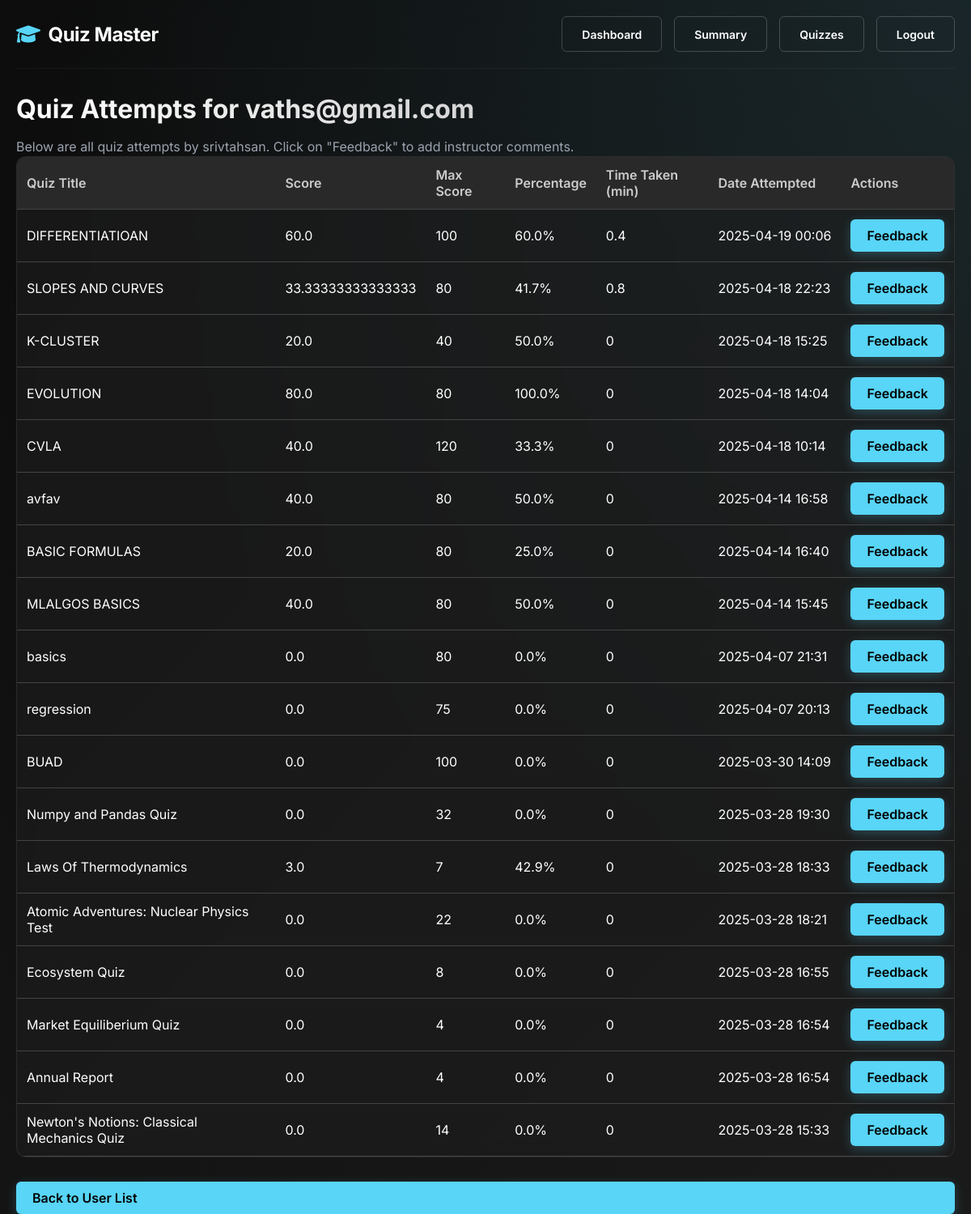
Screenshot of /admin/view_users?user_id=2 (signed in) with the database file from the repository.
### models.py (models this page shows, shortened)
class User(db.Model):
    __tablename__ = 'users'
    id = db.Column(db.Integer, primary_key=True)
    username = db.Column(db.String(50), unique=True, nullable=False, index=True)
    password = db.Column(db.String(100), nullable=False)
    full_name = db.Column(db.String(100))
    email = db.Column(db.String(120), unique=True)
    dob = db.Column(db.Date)
    contact_no = db.Column(db.String(15))
    role = db.Column(db.String(20), default="user")
    profile_image = db.Column(db.String(200))
    created_at = db.Column(db.DateTime, default=datetime.utcnow)
    last_login = db.Column(db.DateTime)
    is_active = db.Column(db.Boolean, default=True)
    scores = db.relationship('Score', backref='user', lazy='dynamic', cascade="all, delete-orphan")
    question_attempts = db.relationship('QuestionAttempt', backref='user', lazy='dynamic')
    comments_received = db.relationship('ScoreComment', backref='user',
                                        primaryjoin="User.id==Score.user_id",
                                        secondary="scores",
                                        viewonly=True)

class Quiz(db.Model):
    __tablename__ = 'quizzes'
    id = db.Column(db.Integer, primary_key=True)
    name = db.Column(db.String(120), nullable=False, index=True)
    chapter_id = db.Column(db.Integer, db.ForeignKey('chapters.id'), nullable=False)
    description = db.Column(db.Text)
    instructions = db.Column(db.Text)
    quiz_type = db.Column(db.String(20), default="assessment")
    passing_score = db.Column(db.Float, default=0.0)  # Minimum score to pass
    allow_retake = db.Column(db.Boolean, default=True)
    max_attempts = db.Column(db.Integer, default=1)  # 0 means unlimited
    show_answers = db.Column(db.Boolean, default=True)  # Show correct answers after quiz
    randomize_questions = db.Column(db.Boolean, default=False)
    date_of_quiz = db.Column(db.Date)
    time_duration = db.Column(db.Integer)  # Duration in minutes
    start_time = db.Column(db.DateTime, index=True)
    end_time = db.Column(db.DateTime, index=True)
    is_active = db.Column(db.Boolean, default=True)
    created_at = db.Column(db.DateTime, default=datetime.utcnow)
    created_by = db.Column(db.Integer, db.ForeignKey('users.id'))
    questions = db.relationship('Question', backref='quiz', cascade="all, delete-orphan", lazy=True)
    scores = db.relationship('Score', backref='quiz', cascade="all, delete-orphan", lazy=True)
    tags = db.relationship('QuizTag', backref='quiz', cascade="all, delete-orphan", lazy=True)
    creator = db.relationship('User', foreign_keys=[created_by], backref='created_quizzes')

class Score(db.Model):
    __tablename__ = 'scores'
    id = db.Column(db.Integer, primary_key=True)
    quiz_id = db.Column(db.Integer, db.ForeignKey('quizzes.id'), nullable=False)
    user_id = db.Column(db.Integer, db.ForeignKey('users.id'), nullable=False)
    total_scored = db.Column(db.Float, nullable=False, default=0.0)
    time_spent = db.Column(db.Integer, nullable=False, default=0)  # in seconds
    time_stamp_of_attempt = db.Column(db.DateTime, default=datetime.utcnow, index=True)
    completion_status = db.Column(db.String(20), default='Completed')  # Completed, Partial, Abandoned
    total_questions = db.Column(db.Integer, default=0)
    questions_answered = db.Column(db.Integer, default=0)
    questions_correct = db.Column(db.Integer, default=0)
    percentile = db.Column(db.Float)  # Calculated percentile compared to others
    ip_address = db.Column(db.String(45))  # For security logging
    attempt_number = db.Column(db.Integer, default=1)  # For tracking multiple attempts
    device_info = db.Column(db.String(200))  # User agent or device info
    question_attempts = db.relationship('QuestionAttempt', backref='score', cascade="all, delete-orphan", lazy=True)
    comments = db.relationship('ScoreComment', backref='score', cascade="all, delete-orphan", lazy=True)
    __table_args__ = (
        db.UniqueConstraint('quiz_id', 'user_id', 'attempt_number', name='_quiz_user_attempt_uc'),
    )

### routes.py (the view)
@app_routes.route("/admin/view_users")
def view_users():
    if session.get("role") != "admin":
        flash("Access denied! Admins only.", "danger")
        return redirect(url_for("app_routes.login"))
    user_id = request.args.get("user_id")
    if user_id:
        user = User.query.get(user_id)
        if not user:
            flash("User not found.", "danger")
            return redirect(url_for("app_routes.view_users"))
        attempts = Score.query.filter_by(user_id=user_id).order_by(Score.time_stamp_of_attempt.desc()).all()
        detailed_attempts = []
        for attempt in attempts:
            quiz = Quiz.query.get(attempt.quiz_id)
            if not quiz:
                continue
            questions = Question.query.filter_by(quiz_id=quiz.id).all()
            max_score = sum(q.marks for q in questions) if questions else 0
            percentage = (attempt.total_scored / max_score * 100) if max_score > 0 else 0
            detailed_attempts.append({
                'quiz_name': quiz.name,
                'score': attempt.total_scored,
                'max_score': max_score,
                'percentage': percentage,
                'time_spent': round(attempt.time_spent / 60, 1) if attempt.time_spent else 0,  # in minutes
                'date': attempt.time_stamp_of_attempt,
                'score_id': attempt.id
            })
        return render_template("view_users.html", user=user, attempts=detailed_attempts)
    else:
        users = User.query.all()
        return render_template("view_users.html", users=users)

### routes.py (called while the page is built)
@app_routes.context_processor
def inject_responsive_elements():
    is_mobile = request.user_agent.platform in ['android', 'iphone'] or \
                'mobile' in request.user_agent.string.lower()
    return {
        'is_mobile': is_mobile,
        'current_year': datetime.now().year
    }  # Fixed: Added missing closing brace

### templates/admin/view_users.html (shortened to what this page needs)
{% extends "base.html" %}
{% block content %}
<div class="page-header">
    {% if user %}
        <h1 class="page-title">Quiz Attempts for {{ user.username }}</h1>
        <p class="page-subtitle">Below are all quiz attempts by {{ user.full_name or user.username }}. Click on "Feedback" to add instructor comments.</p>
    {% else %}
        <h1 class="page-title">System Users</h1>
        <p class="page-subtitle">Select a user to view detailed quiz attempts and provide feedback.</p>
    {% endif %}
</div>
{% if user %}
    <div class="data-card">
        <div class="table-responsive">
            <table class="data-table">
                <thead>
                    <tr>
                        <th>Quiz Title</th>
                        <th>Score</th>
                        <th>Max Score</th>
                        <th>Percentage</th>
                        <th>Time Taken (min)</th>
                        <th>Date Attempted</th>
                        <th>Actions</th>
                    </tr>
                </thead>
                <tbody>
                    {% if attempts and attempts|length > 0 %}
                        {% for attempt in attempts %}
                        <tr>
                            <td>{{ attempt.quiz_name }}</td>
                            <td>{{ attempt.score }}</td>
                            <td>{{ attempt.max_score }}</td>
                            <td>{{ attempt.percentage|round(1) }}%</td>
                            <td>{{ attempt.time_spent }}</td>
                            <td class="date-cell">{{ attempt.date.strftime('%Y-%m-%d %H:%M') }}</td>
                            <td>
                                <a href="{{ url_for('app_routes.add_score_comment', score_id=attempt.score_id) }}" class="action-btn">Feedback</a>
                            </td>
                        </tr>
                        {% endfor %}
                    {% else %}
                        <tr>
                            <td colspan="7" class="empty-state">No quiz attempts found for this user.</td>
                        </tr>
                    {% endif %}
                </tbody>
            </table>
        </div>
    </div>
    <div>
        <a href="{{ url_for('app_routes.view_users') }}" class="action-btn">Back to User List</a>
    </div>
{% endif %}
{% endblock %}

### rows the page displays
User: username "vaths@gmail.com", full_name "srivtahsan"
Quiz: quiz_name "DIFFERENTIATIOAN"
Score: score "60.0", date "2025-04-19 00:06"
Quiz: quiz_name "SLOPES AND CURVES"
Score: score "33.33333333333333", date "2025-04-18 22:23"
Quiz: quiz_name "K-CLUSTER"
Score: score "20.0", date "2025-04-18 15:25"
Quiz: quiz_name "EVOLUTION"
Score: score "80.0", date "2025-04-18 14:04"
Quiz: quiz_name "CVLA"
Score: score "40.0", date "2025-04-18 10:14"
Quiz: quiz_name "avfav"
Score: score "40.0", date "2025-04-14 16:58"
Quiz: quiz_name "BASIC FORMULAS"
Score: score "20.0", date "2025-04-14 16:40"
Quiz: quiz_name "MLALGOS BASICS"
Score: score "40.0", date "2025-04-14 15:45"
Quiz: quiz_name "basics"
Score: score "0.0", date "2025-04-07 21:31"
Quiz: quiz_name "regression"
Score: score "0.0", date "2025-04-07 20:13"
Quiz: quiz_name "BUAD"
Score: score "0.0", date "2025-03-30 14:09"
Quiz: quiz_name "Numpy and Pandas Quiz"
Score: score "0.0", date "2025-03-28 19:30"
Quiz: quiz_name "Laws Of Thermodynamics"
Score: score "3.0", date "2025-03-28 18:33"
Quiz: quiz_name "Atomic Adventures: Nuclear Physics Test"
Score: score "0.0", date "2025-03-28 18:21"
Quiz: quiz_name "Ecosystem Quiz"
Score: score "0.0", date "2025-03-28 16:55"
Quiz: quiz_name "Market Equiliberium Quiz"
Score: score "0.0", date "2025-03-28 16:54"
Quiz: quiz_name "Annual Report"
Score: score "0.0", date "2025-03-28 16:54"
Quiz: quiz_name "Newton's Notions: Classical Mechanics Quiz"
Score: score "0.0", date "2025-03-28 15:33"

### other values shown
{{ attempt.max_score }} "100" "80" "40" "80" "120" "80" "80" "80" "80" "75" "100" "32" "7" "22" "8" "4" "4" "14"
{{ attempt.percentage|round(1) }} "60.0" "41.7" "50.0" "100.0" "33.3" "50.0" "25.0" "50.0" "0.0" "0.0" "0.0" "0.0" "42.9" "0.0" "0.0" "0.0" "0.0" "0.0"
{{ attempt.time_spent }} "0.4" "0.8" "0" "0" "0" "0" "0" "0" "0" "0" "0" "0" "0" "0" "0" "0" "0" "0"
